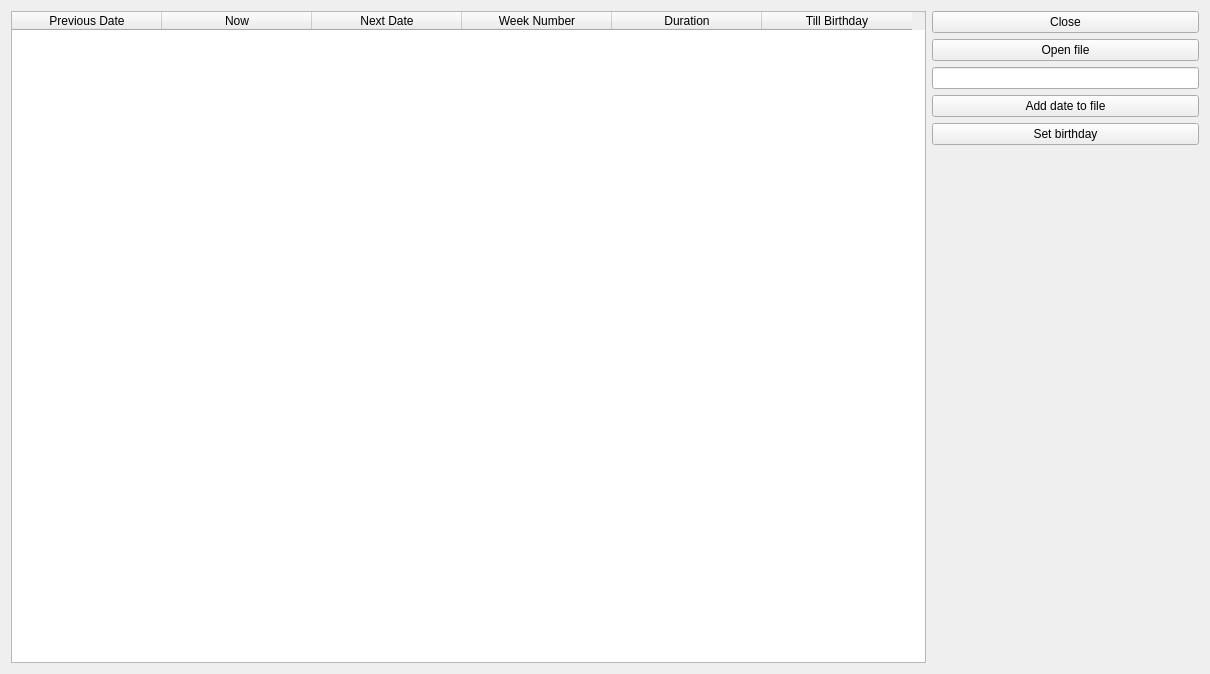
<?xml version="1.0" encoding="UTF-8"?>
<ui version="4.0">
 <class>Widget</class>
 <widget class="QWidget" name="Widget">
  <property name="geometry">
   <rect>
    <x>0</x>
    <y>0</y>
    <width>1210</width>
    <height>674</height>
   </rect>
  </property>
  <property name="sizePolicy">
   <sizepolicy hsizetype="Preferred" vsizetype="Preferred">
    <horstretch>0</horstretch>
    <verstretch>0</verstretch>
   </sizepolicy>
  </property>
  <property name="minimumSize">
   <size>
    <width>1210</width>
    <height>674</height>
   </size>
  </property>
  <property name="maximumSize">
   <size>
    <width>1210</width>
    <height>674</height>
   </size>
  </property>
  <property name="windowTitle">
   <string>Widget</string>
  </property>
  <layout class="QGridLayout" name="gridLayout">
   <item row="1" column="1">
    <layout class="QVBoxLayout" name="verticalLayout">
     <item>
      <widget class="QPushButton" name="close">
       <property name="text">
        <string>Close</string>
       </property>
      </widget>
     </item>
     <item>
      <widget class="QPushButton" name="open_file">
       <property name="text">
        <string>Open file</string>
       </property>
      </widget>
     </item>
     <item>
      <widget class="QLineEdit" name="add_date">
       <property name="enabled">
        <bool>true</bool>
       </property>
       <property name="sizePolicy">
        <sizepolicy hsizetype="Preferred" vsizetype="Fixed">
         <horstretch>0</horstretch>
         <verstretch>0</verstretch>
        </sizepolicy>
       </property>
      </widget>
     </item>
     <item>
      <widget class="QPushButton" name="add_to_file">
       <property name="text">
        <string>Add date to file</string>
       </property>
      </widget>
     </item>
     <item>
      <widget class="QPushButton" name="set_birthday">
       <property name="text">
        <string>Set birthday</string>
       </property>
      </widget>
     </item>
     <item>
      <spacer name="verticalSpacer">
       <property name="orientation">
        <enum>Qt::Vertical</enum>
       </property>
       <property name="sizeHint" stdset="0">
        <size>
         <width>20</width>
         <height>40</height>
        </size>
       </property>
      </spacer>
     </item>
    </layout>
   </item>
   <item row="1" column="0">
    <widget class="QTableWidget" name="tableWidget">
     <property name="enabled">
      <bool>true</bool>
     </property>
     <property name="sizePolicy">
      <sizepolicy hsizetype="Expanding" vsizetype="Expanding">
       <horstretch>0</horstretch>
       <verstretch>0</verstretch>
      </sizepolicy>
     </property>
     <property name="minimumSize">
      <size>
       <width>915</width>
       <height>600</height>
      </size>
     </property>
     <property name="maximumSize">
      <size>
       <width>915</width>
       <height>1000000</height>
      </size>
     </property>
     <property name="editTriggers">
      <set>QAbstractItemView::NoEditTriggers</set>
     </property>
     <property name="tabKeyNavigation">
      <bool>false</bool>
     </property>
     <property name="showDropIndicator" stdset="0">
      <bool>false</bool>
     </property>
     <property name="dragDropOverwriteMode">
      <bool>false</bool>
     </property>
     <attribute name="horizontalHeaderCascadingSectionResizes">
      <bool>true</bool>
     </attribute>
     <attribute name="horizontalHeaderDefaultSectionSize">
      <number>150</number>
     </attribute>
     <column>
      <property name="text">
       <string>Previous Date</string>
      </property>
     </column>
     <column>
      <property name="text">
       <string>Now</string>
      </property>
     </column>
     <column>
      <property name="text">
       <string>Next Date</string>
      </property>
     </column>
     <column>
      <property name="text">
       <string>Week Number</string>
      </property>
     </column>
     <column>
      <property name="text">
       <string>Duration</string>
      </property>
     </column>
     <column>
      <property name="text">
       <string>Till Birthday</string>
      </property>
     </column>
    </widget>
   </item>
  </layout>
 </widget>
 <resources/>
 <connections>
  <connection>
   <sender>close</sender>
   <signal>clicked()</signal>
   <receiver>Widget</receiver>
   <slot>close()</slot>
   <hints>
    <hint type="sourcelabel">
     <x>352</x>
     <y>181</y>
    </hint>
    <hint type="destinationlabel">
     <x>295</x>
     <y>131</y>
    </hint>
   </hints>
  </connection>
 </connections>
</ui>
